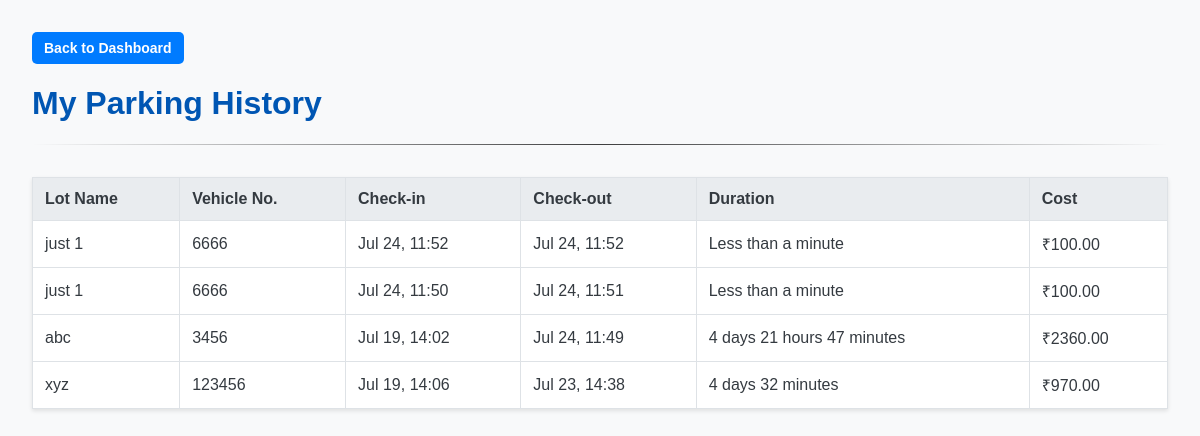
Screenshot of /history (signed in) with the database file from the repository.
### models/models.py (models this page shows)
class Booking(db.Model):
    __tablename__ = 'bookings'
    id = db.Column(db.Integer, primary_key=True)
    vehicle_number = db.Column(db.String(20), nullable=False)
    check_in_time = db.Column(db.DateTime, nullable=False, default=datetime.utcnow)
    check_out_time = db.Column(db.DateTime, nullable=True)
    total_cost = db.Column(db.Float, nullable=True)
    user_id = db.Column(db.Integer, db.ForeignKey('users.id'), nullable=False)
    spot_id = db.Column(db.Integer, db.ForeignKey('parking_spots.id'), nullable=False)

class ParkingLot(db.Model):
    __tablename__ = 'parking_lots'
    id = db.Column(db.Integer, primary_key=True)
    name = db.Column(db.String(100), nullable=False)
    address = db.Column(db.String(200), nullable=False)
    pincode = db.Column(db.String(10), nullable=False)
    price_per_hour = db.Column(db.Float, nullable=False)
    capacity = db.Column(db.Integer, nullable=False)
    spots = db.relationship('ParkingSpot', backref='parking_lot', lazy=True, cascade="all, delete-orphan")

### app.py (the view)
@app.route('/history')
def user_history():
    user_id = session.get('user_id')
    if not user_id:
        return redirect(url_for('login'))
    completed_bookings = Booking.query.filter(Booking.user_id == user_id,Booking.check_out_time.isnot(None)).order_by(Booking.check_out_time.desc()).all()
    for booking in completed_bookings:
        booking.duration_str = format_duration(booking)
    return render_template('user_history.html', bookings=completed_bookings)

### app.py (called while the page is built)
def format_duration(booking):
    if not (booking.check_out_time and booking.check_in_time):
        return "N/A"
    delta = booking.check_out_time - booking.check_in_time
    total_seconds = delta.total_seconds()
    days, remainder = divmod(total_seconds, (24*60*60))
    hours, remainder = divmod(remainder, (60*60))
    minutes, remainder = divmod(remainder, 60)
    parts = ""
    if days > 0:
        parts += (f"{int(days)} days ")
    if hours > 0:
        parts += (f"{int(hours)} hours ")
    if minutes > 0:
        parts += (f"{int(minutes)} minutes")
    if parts:
        return parts
    else:
        return "Less than a minute"

### templates/user_history.html (shortened to what this page needs)
<!DOCTYPE html>
<html lang="en">
<head>
    <link rel="stylesheet" href="{{ url_for('static', filename='css/styles.css') }}">
</head>
<body>
    <div>
        <a href="{{ url_for('user_dashboard') }}" class="btn btn-primary"> Back to Dashboard</a>
    </div>
    <h1>My Parking History</h1>
    <hr>
    <table>
        <thead>
            <tr>
                <th>Lot Name</th>
                <th>Vehicle No.</th>
                <th>Check-in</th>
                <th>Check-out</th>
                <th>Duration</th>
                <th>Cost</th>
            </tr>
        </thead>
        <tbody>
            {% for booking in bookings %}
            <tr>
                <td>{{ booking.parking_spot.parking_lot.name }}</td>
                <td>{{ booking.vehicle_number }}</td>
                <td>{{ booking.check_in_time.strftime('%b %d, %H:%M') }}</td>
                <td>{{ booking.check_out_time.strftime('%b %d, %H:%M') }}</td>
                <td>{{ booking.duration_str }}</td>
                <td>₹{{ '%.2f'|format(booking.total_cost) }}</td>
            </tr>
            {% else %}
            <tr>
                <td colspan="6">You have no past parking records.</td>
            </tr>
            {% endfor %}
        </tbody>
    </table>
</body>
</html>

### static/css/styles.css (style rules this page uses)
body { font-family: sans-serif; margin: 2em; background-color: #f8f9fa; color: #343a40; }
h1, h2 { color: #0056b3; }
hr { border: 0; height: 1px; background-image: linear-gradient(to right, rgba(0, 0, 0, 0), rgba(0, 0, 0, 0.75), rgba(0, 0, 0, 0)); }
table { width: 100%; border-collapse: collapse; margin-top: 2em; background-color: white; box-shadow: 0 2px 4px rgba(0,0,0,0.1); }
th, td { border: 1px solid #dee2e6; padding: 12px; text-align: left; }
th { background-color: #e9ecef; }
.btn { padding: 8px 12px; border-radius: 5px; border: none; cursor: pointer; font-weight: bold; color: white; text-decoration: none; font-size: 14px; display: inline-block; }
.btn-primary { background-color: #007bff; }

### rows the page displays
Booking: parking_spot.parking_lot.name "just 1", vehicle_number "6666", check_in_time "Jul 24, 11:52", check_out_time "Jul 24, 11:52", duration_str "Less than a minute", total_cost "100.00"
Booking: parking_spot.parking_lot.name "just 1", vehicle_number "6666", check_in_time "Jul 24, 11:50", check_out_time "Jul 24, 11:51", duration_str "Less than a minute", total_cost "100.00"
Booking: parking_spot.parking_lot.name "abc", vehicle_number "3456", check_in_time "Jul 19, 14:02", check_out_time "Jul 24, 11:49", duration_str "4 days 21 hours 47 minutes", total_cost "2360.00"
Booking: parking_spot.parking_lot.name "xyz", vehicle_number "123456", check_in_time "Jul 19, 14:06", check_out_time "Jul 23, 14:38", duration_str "4 days 32 minutes", total_cost "970.00"
